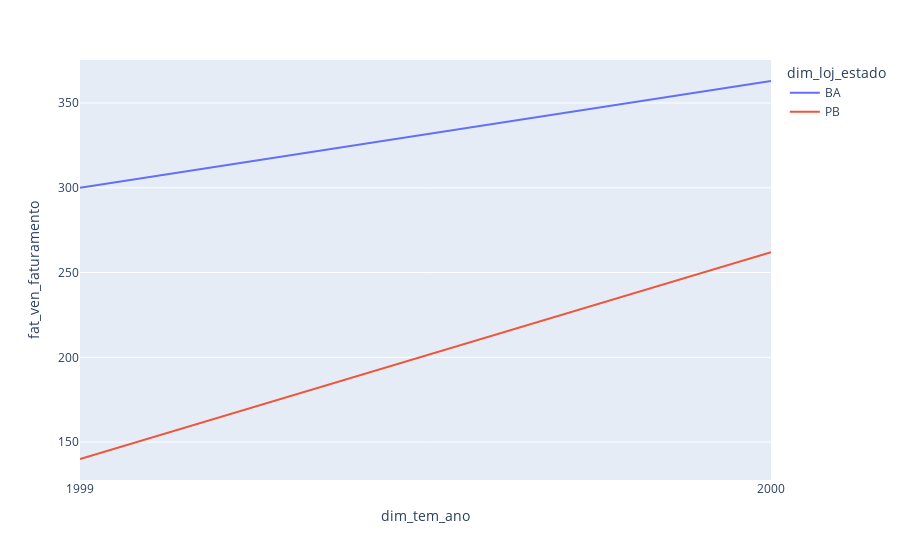

Notebook cell for this chart:
### Markdown cell above
#### Gráfico faturamento por ano e estado

### Code cell
fig = px.line(data_frame=year_states, 
              x='dim_tem_ano', 
              y='fat_ven_faturamento', 
              color='dim_loj_estado')
fig.show()

### Figure 1 — Plotly figure (JSON) as saved in the notebook; plotly's stock layout.template omitted (floating-point values rounded to 4 significant figures)
{"data": [{"hovertemplate": "dim_loj_estado=BA<br>dim_tem_ano=%{x}<br>fat_ven_faturamento=%{y}<extra></extra>", "legendgroup": "BA", "line": {"color": "#636efa", "dash": "solid"}, "marker": {"symbol": "circle"}, "mode": "lines", "name": "BA", "orientation": "v", "showlegend": true, "type": "scatter", "x": ["1999", "2000"], "xaxis": "x", "y": [300, 363], "yaxis": "y"}, {"hovertemplate": "dim_loj_estado=PB<br>dim_tem_ano=%{x}<br>fat_ven_faturamento=%{y}<extra></extra>", "legendgroup": "PB", "line": {"color": "#EF553B", "dash": "solid"}, "marker": {"symbol": "circle"}, "mode": "lines", "name": "PB", "orientation": "v", "showlegend": true, "type": "scatter", "x": ["1999", "2000"], "xaxis": "x", "y": [140, 262], "yaxis": "y"}], "layout": {"legend": {"title": {"text": "dim_loj_estado"}, "tracegroupgap": 0}, "margin": {"t": 60}, "xaxis": {"anchor": "y", "domain": [0, 1], "title": {"text": "dim_tem_ano"}}, "yaxis": {"anchor": "x", "domain": [0, 1], "title": {"text": "fat_ven_faturamento"}}}}
